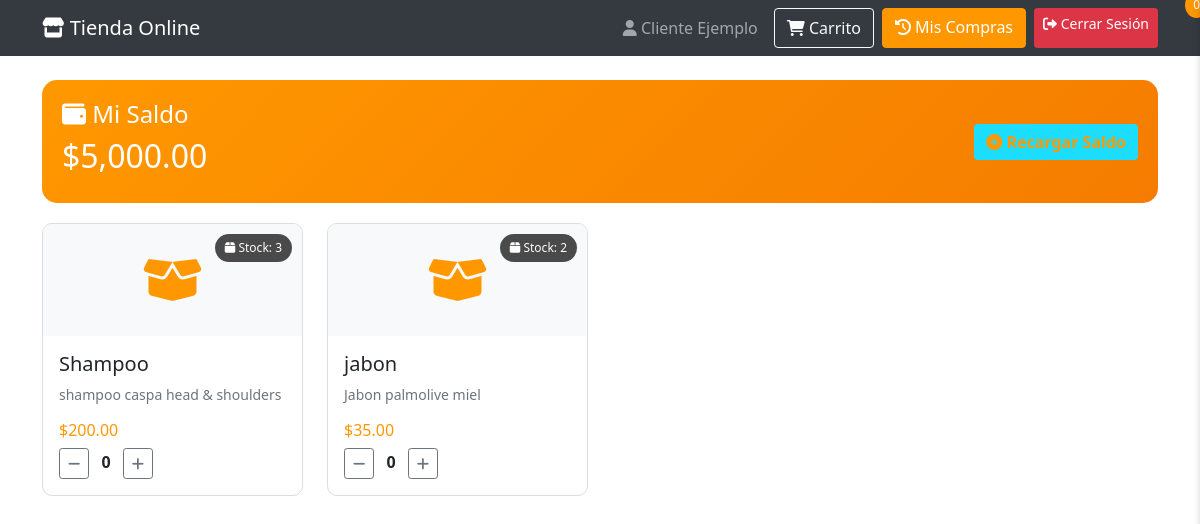
The page /tienda (signed in) on the database its author committed.
### app.py (models this page shows, shortened)
class Usuario(db.Model):
    __tablename__ = 'usuarios'
    id = db.Column(db.Integer, primary_key=True)
    nombre = db.Column(db.String(100), nullable=False)
    usuario = db.Column(db.String(50), unique=True, nullable=False)
    celular = db.Column(db.String(20), nullable=False)
    email = db.Column(db.String(100), unique=True, nullable=False)
    password_hash = db.Column(db.String(200), nullable=False)
    es_admin = db.Column(db.Boolean, default=False)
    es_cliente = db.Column(db.Boolean, default=False)
    saldo_ficticio = db.Column(db.Float, default=1000.00)
    fecha_registro = db.Column(db.DateTime, default=datetime.utcnow)
    @property
    def is_authenticated(self):
        return True

class Inventario(db.Model):
    __tablename__ = 'inventario'
    id = db.Column(db.Integer, primary_key=True)
    codigo = db.Column(db.String(50), unique=True, nullable=False)
    producto = db.Column(db.String(100), nullable=False)
    descripcion = db.Column(db.String(200))
    cantidad = db.Column(db.Integer, default=0)
    precio = db.Column(db.Float, default=0.0)
    categoria = db.Column(db.String(50))
    ubicacion = db.Column(db.String(100))
    stock_minimo = db.Column(db.Integer, default=5)
    proveedor = db.Column(db.String(100))

### app.py (the view)
@app.route('/tienda')
@login_required
def tienda():
    if not current_user.es_cliente and not current_user.es_admin:
        flash('Esta sección es solo para clientes', 'error')
        return redirect(url_for('perfil'))
    productos = Inventario.query.filter(Inventario.cantidad > 0).all()
    return render_template('tienda.html', productos=productos, usuario=current_user)

### app.py (called while the page is built)
@login_manager.user_loader
def load_user(user_id):
    return Usuario.query.get(int(user_id))

### templates/tienda.html (shortened to what this page needs)
<!DOCTYPE html>
<html lang="es">
<head>
    <link href="https://cdn.jsdelivr.net/npm/bootstrap@5.1.3/dist/css/bootstrap.min.css" rel="stylesheet">
    <link rel="stylesheet" href="https://cdnjs.cloudflare.com/ajax/libs/font-awesome/6.0.0/css/all.min.css">
</head>
<body>
    <nav class="navbar navbar-dark bg-dark">
        <div class="container">
            <span class="navbar-brand">
                <i class="fas fa-store"></i> Tienda Online
            </span>
            <div class="d-flex">
                <span class="navbar-text me-3">
                    <i class="fas fa-user"></i> {{ usuario.nombre }}
                </span>
                <button class="btn btn-outline-light me-2" onclick="toggleCarrito()">
                    <i class="fas fa-shopping-cart"></i> Carrito
                    <span id="cartCount" class="badge-cart">0</span>
                </button>
                <a href="{{ url_for('mis_compras') }}" class="btn btn-info me-2">
                    <i class="fas fa-history"></i> Mis Compras
                </a>
                <a href="{{ url_for('logout') }}" class="btn btn-danger btn-sm">
                    <i class="fas fa-sign-out-alt"></i> Cerrar Sesión
                </a>
            </div>
        </div>
    </nav>
    <div class="container mt-4">
        <div class="row">
            <div class="col-md-12">
                <div class="saldo-card">
                    <div class="row align-items-center">
                        <div class="col-md-6">
                            <h4><i class="fas fa-wallet"></i> Mi Saldo</h4>
                            <h2 id="saldoActual">${{ "{:,.2f}".format(usuario.saldo_ficticio) }}</h2>
                        </div>
                        <div class="col-md-6 text-end">
                            <button class="btn btn-recargar" onclick="mostrarModalRecarga()">
                                <i class="fas fa-plus-circle"></i> Recargar Saldo
                            </button>
                        </div>
                    </div>
                </div>
            </div>
        </div>
        <div class="row">
            {% for producto in productos %}
            <div class="col-md-3 mb-4">
                <div class="card product-card" onclick="toggleProducto({{ producto.id }})">
                    <div class="stock-badge">
                        <i class="fas fa-box"></i> Stock: {{ producto.cantidad }}
                    </div>
                    <div class="product-img">
                        <i class="fas fa-box-open"></i>
                    </div>
                    <div class="card-body">
                        <h5 class="card-title">{{ producto.producto }}</h5>
                        <p class="card-text text-muted small">{{ producto.descripcion[:60] if producto.descripcion else 'Sin descripción' }}</p>
                        <h6 class="text-primary">${{ "{:,.2f}".format(producto.precio) }}</h6>
                        <div class="mt-2">
                            <button class="btn btn-sm btn-outline-secondary" onclick="event.stopPropagation(); cambiarCantidad({{ producto.id }}, -1)">
                                <i class="fas fa-minus"></i>
                            </button>
                            <span id="cantidad-{{ producto.id }}" class="mx-2 fw-bold">0</span>
                            <button class="btn btn-sm btn-outline-secondary" onclick="event.stopPropagation(); cambiarCantidad({{ producto.id }}, 1)">
                                <i class="fas fa-plus"></i>
                            </button>
                        </div>
                    </div>
                </div>
            </div>
            {% endfor %}
        </div>
    </div>
</body>
</html>

### templates/tienda.html (style rules this page uses)
:root { --primary-orange: #ff9800; --primary-orange-dark: #f57c00; --dark-gray: #343a40; --medium-gray: #6c757d; --light-gray: #f8f9fa; }
.product-card { transition: transform 0.3s; margin-bottom: 20px; cursor: pointer; border-radius: 10px; overflow: hidden; border: 1px solid #ddd; }
.saldo-card { background: linear-gradient(135deg, var(--primary-orange) 0%, var(--primary-orange-dark) 100%); color: white; border-radius: 15px; padding: 20px; margin-bottom: 20px; }
.btn-recargar { background-color: rgb(29, 221, 255); color: var(--primary-orange); border: none; font-weight: bold; }
.badge-cart { position: absolute; top: -8px; right: -8px; background: var(--primary-orange); color: white; border-radius: 50%; padding: 4px 8px; font-size: 12px; }
.product-img { background-color: var(--light-gray); text-align: center; padding: 20px; font-size: 48px; color: var(--primary-orange); }
.stock-badge { position: absolute; top: 10px; right: 10px; background-color: rgba(0,0,0,0.7); color: white; padding: 5px 10px; border-radius: 20px; font-size: 12px; }
.navbar-dark.bg-dark { background-color: var(--dark-gray) !important; }
.btn-info { background-color: var(--primary-orange); border-color: var(--primary-orange); color: white; }
.text-primary { color: var(--primary-orange) !important; }

### rows shown on the page
Usuario: nombre "Cliente Ejemplo", saldo_ficticio "5,000.00"
Inventario: cantidad "3", producto "Shampoo", descripcion "shampoo caspa head & shoulders", precio "200.00"
Inventario: cantidad "2", producto "jabon", descripcion "Jabon palmolive miel", precio "35.00"
